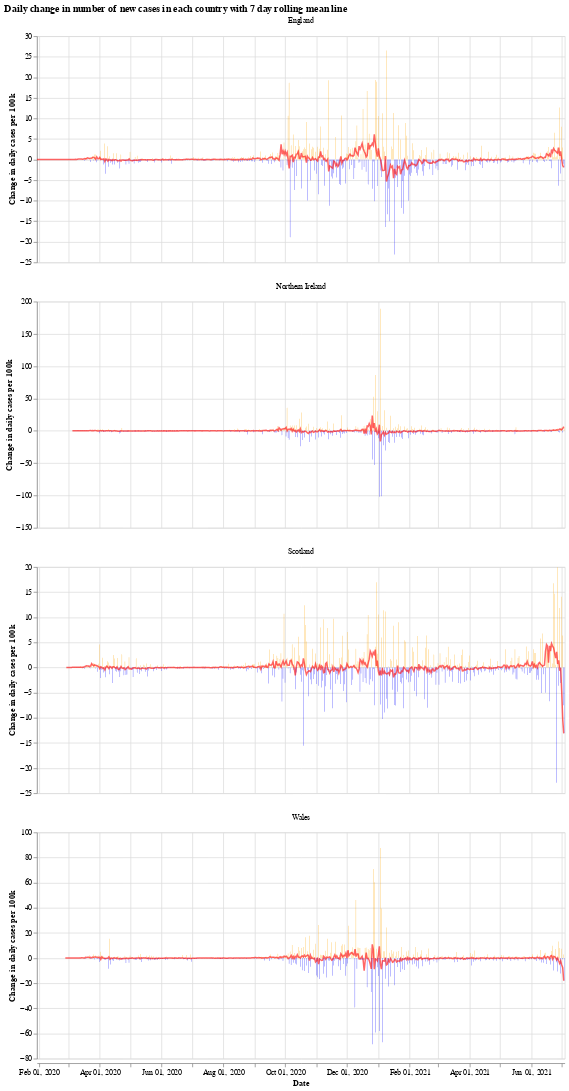

The notebook cell saved with this chart:
### Markdown cell above
We will use the Python library `Altair` for visualising the data, see the [altair docs](https://altair-viz.github.io/) for more information.

First we have a graph which shows the daily change in the number of new cases for each country. This number jumps up and down all over the place, which is likely due to delay in reporting of new cases over the weekend. Another interesting thing is that it looks like the daily cases in Wales experienced a much shorter period of calm over the summer (calm in the sense of daily cases not jumping up and down).

The orange bars are days when the number of new cases (per 100k population) was more than the previous day, while the blue are days when the number of new cases dropped. The red line is the 7 day moving average. 

When the moving average line is below 0, it means that there is a consistent drop in new cases. We can see this clearly happening around the times that lockdowns were introduced (though, to varying degrees). I will update the graphs soon with a marker of when each lockdown started.

### Code cell
# collapse
import altair as alt

bars = alt.Chart(uk_cases).mark_bar().encode(
    x=alt.X("yearmonthdate(date):T", axis=alt.Axis(title='Date')),
    y=alt.Y("casesChangeRate:Q", axis=alt.Axis(title='Change in daily cases per 100k')),
    tooltip='casesChange',
    color=alt.condition(
        alt.datum.casesChangeRate > 0,
        alt.value("orange"),  # The positive color
        alt.value("blue")  # The negative color
    )
).properties(title='Daily change in number of new cases with 7 day rolling mean',width=700).interactive()

line = alt.Chart(uk_cases).mark_line(
    color='red',
    size=2,
    opacity=0.6
).transform_window(
    rolling_mean='mean(casesChangeRate)',
    frame=[0, 7],
    groupby=['areaName']
).encode(
    x='yearmonthdate(date):T',
    y='rolling_mean:Q'
)

alt.layer(bars, line, data=uk_cases).facet(alt.Column(
    'areaName', title=''), columns=1).resolve_scale(y='independent').properties(title='Daily change in number of new cases in each country with 7 day rolling mean line')

### Figure 1 — Vega-Lite specification as saved in the notebook (floating-point values rounded to 4 significant figures; data arrays with more than 128 entries replaced by an {"elided": "..."} marker saying what was removed)
{"config": {"view": {"continuousWidth": 400, "continuousHeight": 300}}, "data": {"name": "data-a202bf86b6db6ddda2c67c689fceb66d"}, "facet": {"type": "nominal", "field": "areaName", "title": ""}, "spec": {"layer": [{"mark": "bar", "encoding": {"color": {"condition": {"value": "orange", "test": "(datum.casesChangeRate > 0)"}, "value": "blue"}, "tooltip": {"type": "quantitative", "field": "casesChange"}, "x": {"type": "temporal", "axis": {"title": "Date"}, "field": "date", "timeUnit": "yearmonthdate"}, "y": {"type": "quantitative", "axis": {"title": "Change in daily cases per 100k"}, "field": "casesChangeRate"}}, "selection": {"selector001": {"type": "interval", "bind": "scales", "encodings": ["x", "y"]}}, "title": "Daily change in number of new cases with 7 day rolling mean", "width": 700}, {"mark": {"type": "line", "color": "red", "opacity": 0.6, "size": 2}, "encoding": {"x": {"type": "temporal", "field": "date", "timeUnit": "yearmonthdate"}, "y": {"type": "quantitative", "field": "rolling_mean"}}, "transform": [{"window": [{"op": "mean", "field": "casesChangeRate", "as": "rolling_mean"}], "frame": [0, 7], "groupby": ["areaName"]}]}]}, "columns": 1, "resolve": {"scale": {"y": "independent"}}, "title": "Daily change in number of new cases in each country with 7 day rolling mean line", "$schema": "https://vega.github.io/schema/vega-lite/v4.8.1.json", "datasets": {"data-a202bf86b6db6ddda2c67c689fceb66d": {"elided": "1992 records"}}}
